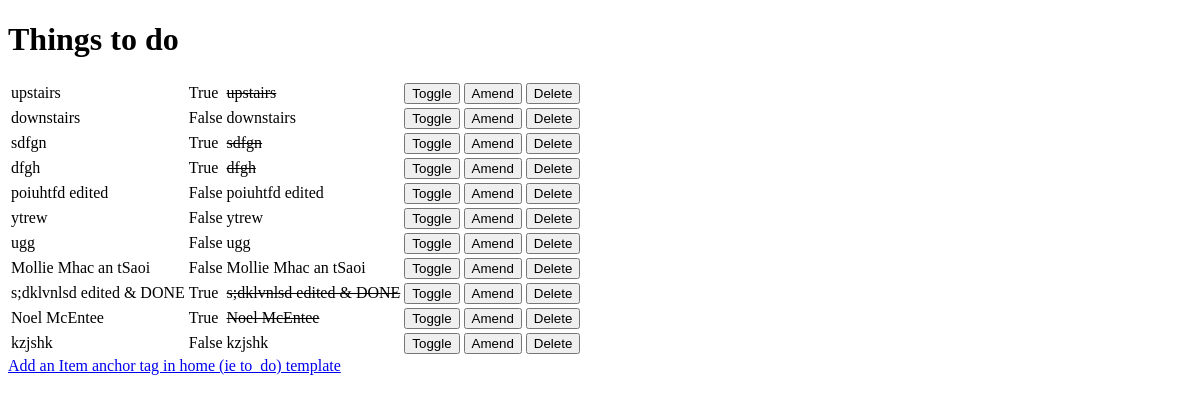
The app's page /, older data.
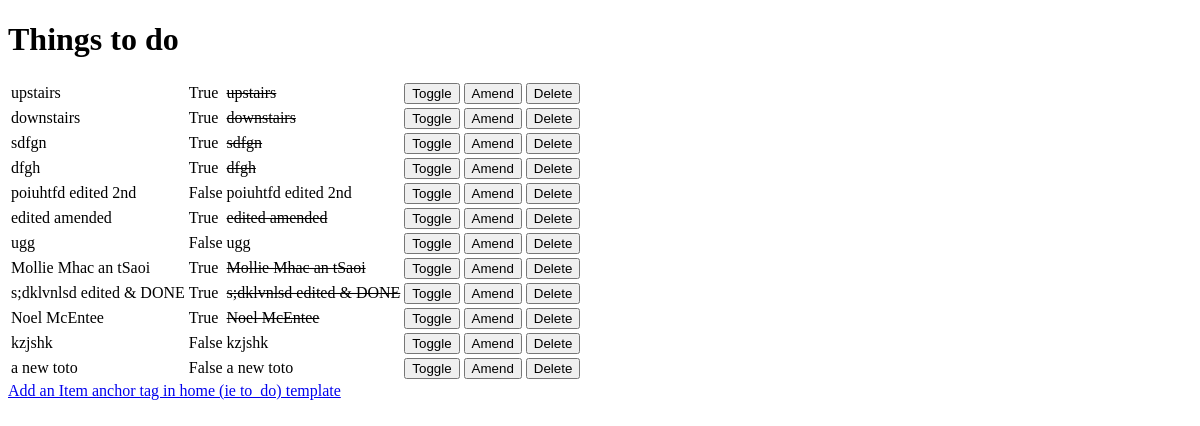
The same page, newer data.
### myapptodo/models.py (models this page shows, shortened)
class Item(models.Model):
    name = models.CharField(max_length=50, null=False, blank=False)
    done = models.BooleanField(null=False, blank=False)

### myapptodo/views.py (the view)
# urls.py: path('', views.get_todo_list, name='get_todo_list'),  # home
def get_todo_list(request):
    items = Item.objects.all()  # returns query set & content is dictionary with all items
    context = {
        'items': items
    }
    return render(request, 'myapptodo/todo_template.html', context)

### myapptodo/templates/myapptodo/todo_template.html (shortened to what this page needs)
<!DOCTYPE html>
<html lang="en">
<head>
</head>
<body>
    <h1>Things to do</h1>
    <table>
        {% for item in items %}
        <tr>
            <td>{{ item.name }}</td>
            <td>{{ item.done }}</td>
            {% if item.done %}
            <td><strike>{{ item.name }}</strike></td>
            {% else %}
            <td>{{ item.name }}</td>
            {% endif %}
            <td>
                <a href="/toggle/{{ item.id }}">
                    <button>Toggle</button>
                </a>
            </td>
            <td>
                <a href="/edit/{{ item.id }}">
                    <button>Amend</button>
                </a>
            <td>
                <a href="/delete/{{ item.id }}">
                    <button>Delete</button>
                </a>
            </td>
            </td>
        </tr>
        {% empty %}
        <tr>
            <td>You are off the hook, nothing to do here!!!</td>
        </tr>
        {% endfor %}
    </table>
    <a href="/add">Add an Item anchor tag in home (ie to_do) template</a>
</body>
</html>

Row changes from the older to the newer data that the page shows:
changed Item "downstairs": done "False" → "True"
changed Item: name "poiuhtfd edited" → "poiuhtfd edited 2nd"
changed Item: name "ytrew" → "edited amended"; done "False" → "True"
changed Item "Mollie Mhac an tSaoi": done "False" → "True"
added Item: name "a new toto", done "False"
